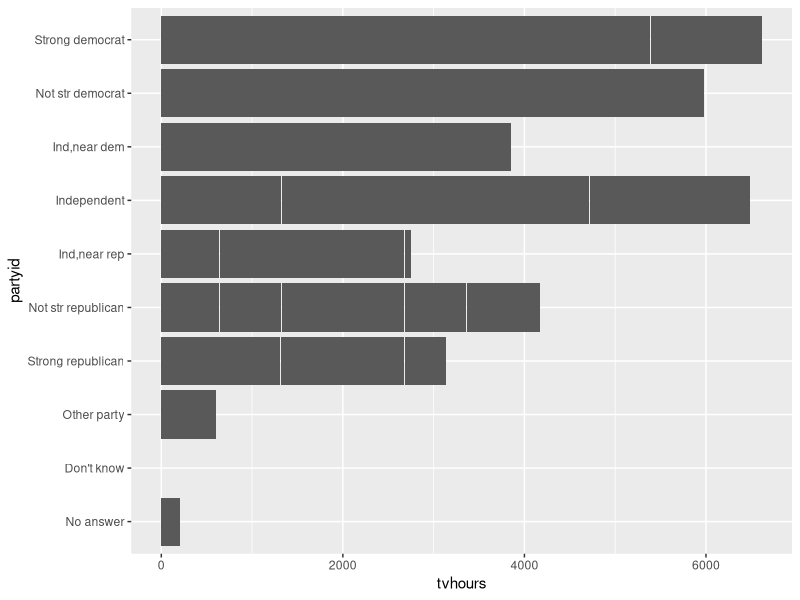
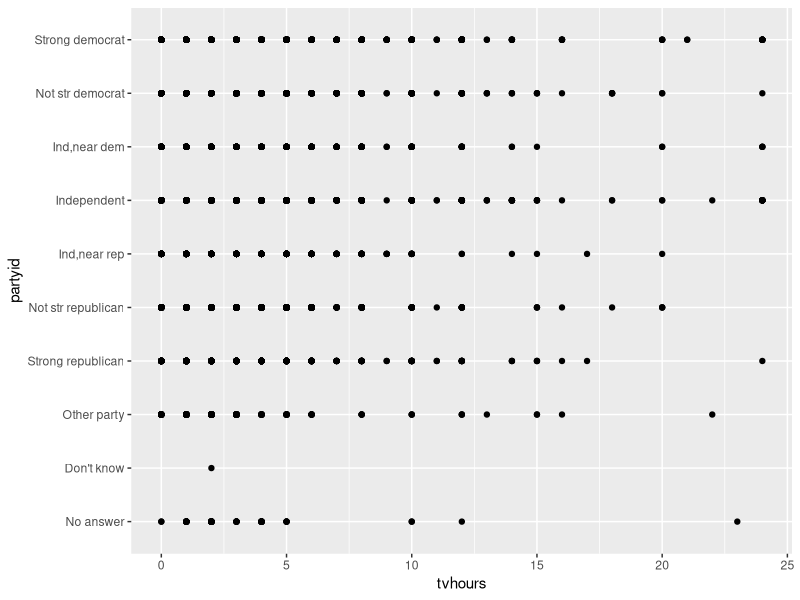

Source code (R) for these figures, in order:
## ---- chunk 1
library(tidyverse)
library(dplyr)
## ---- chunk 2
gss_cat %>% 
  ggplot(aes(tvhours, partyid)) +
  geom_col()
## ---- chunk 3
library(tidyverse)
gss_cat %>% 
  ggplot(aes(tvhours, partyid)) +
  geom_point()
## ---- chunk 4
1 + 1
## ---- chunk 5
#| echo: false
2 * 2
